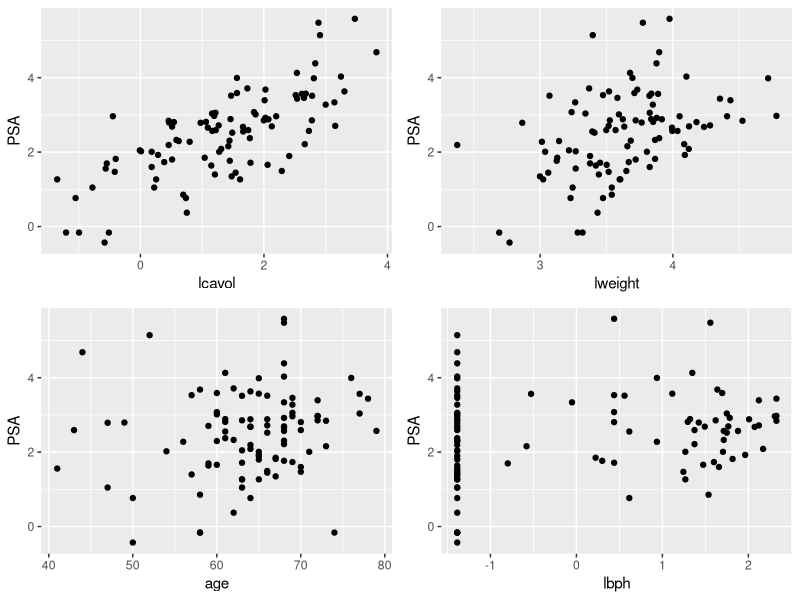
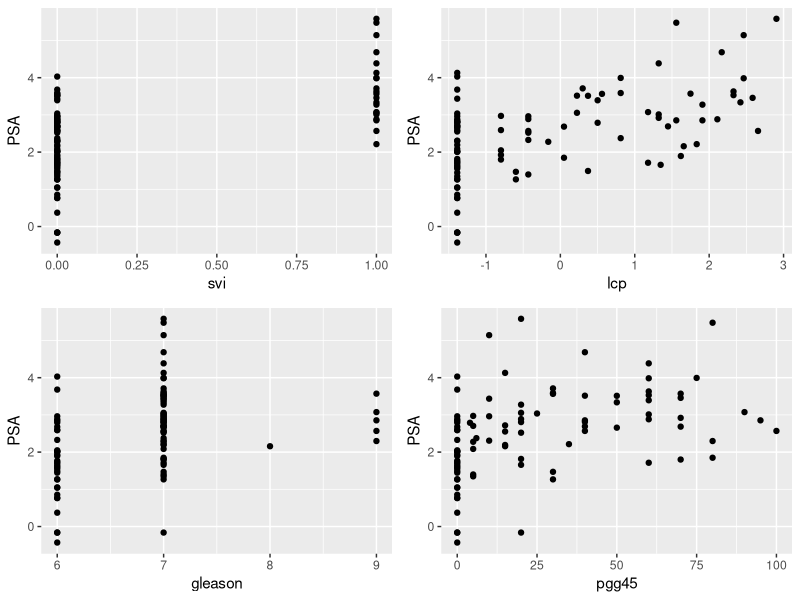
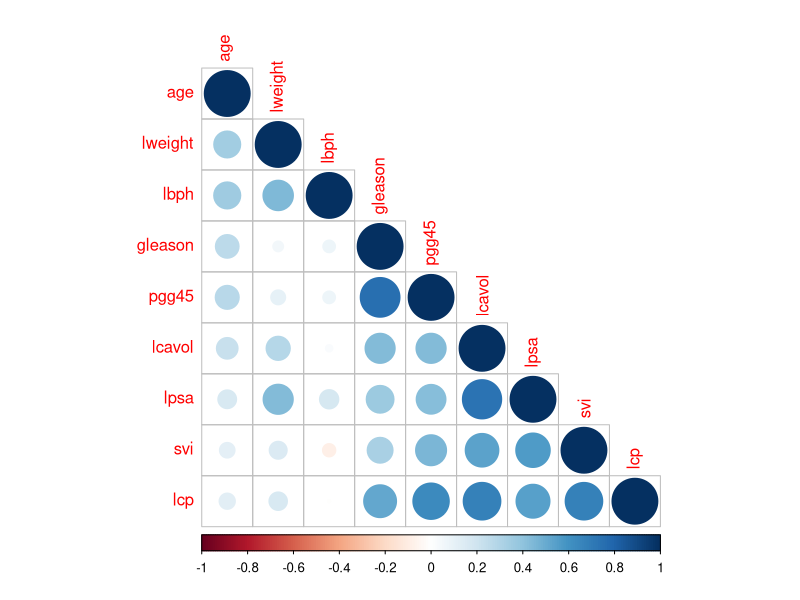
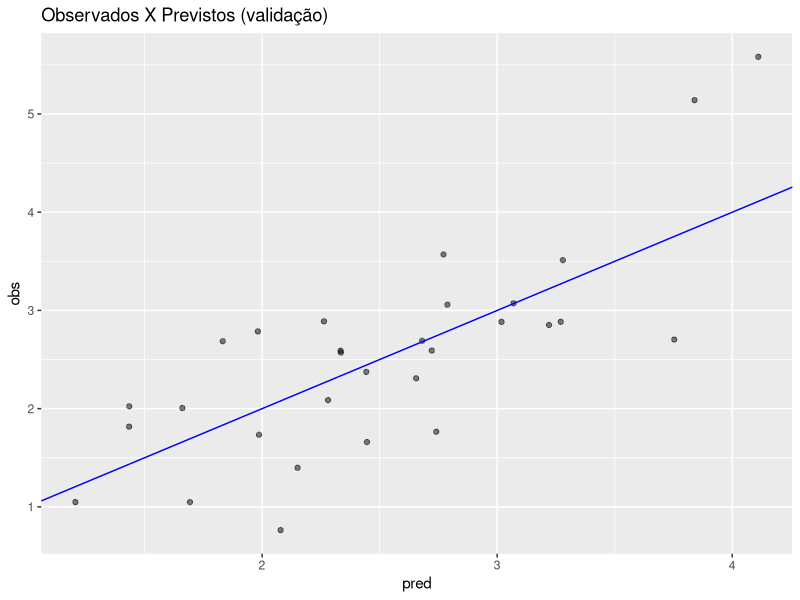
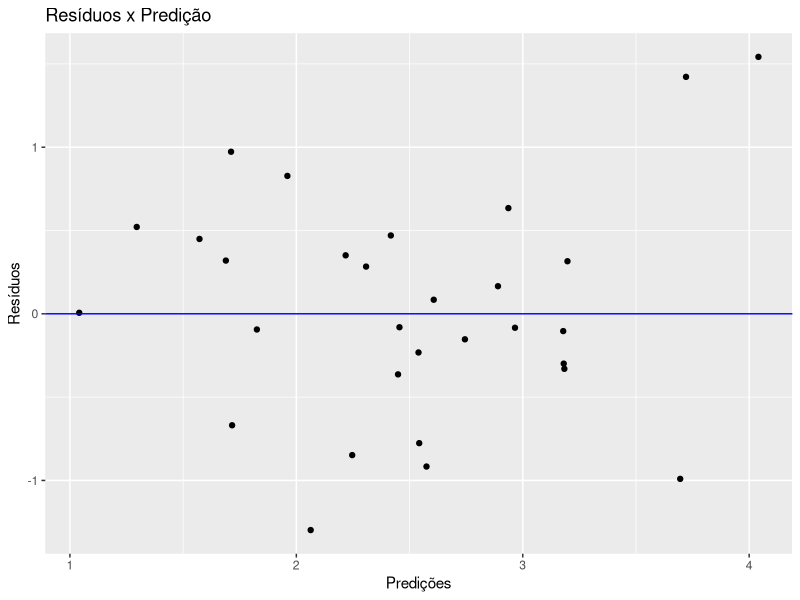

Generate these figures, in order, with R:
## ---- chunk 1
knitr::opts_chunk$set(echo = TRUE)
#Bibliotecas Usadas
library(gmodels)
library(ggplot2)
library(gridExtra)
library(corrplot)
library(dplyr)
library(caret)
## ---- chunk 2

dados <- read.table("dados.txt", header=T, dec=".")

summary(dados)

## ---- chunk 3

#dados de treino
dados_treino <- filter(dados, train == TRUE)

#dados de teste
dados_teste <- filter(dados, train == FALSE)

## ---- chunk 4

#Criando gráficos
plot_vol <- qplot(dados$lcavol, dados$lpsa, xlab = "lcavol", ylab ="PSA")
plot_weight <- qplot(dados$lweight, dados$lpsa, xlab = "lweight", ylab ="PSA")
plot_age <- qplot(dados$age, dados$lpsa, xlab = "age", ylab ="PSA")
plot_bph <- qplot(dados$lbph, dados$lpsa, xlab = "lbph", ylab ="PSA")
plot_svi <- qplot(dados$svi, dados$lpsa, xlab = "svi", ylab ="PSA")
plot_cp <- qplot(dados$lcp, dados$lpsa, xlab = "lcp", ylab ="PSA")
plot_gleason <- qplot(dados$gleason, dados$lpsa, xlab = "gleason", ylab ="PSA")
plot_pgg45 <- qplot(dados$pgg45, dados$lpsa, xlab = "pgg45", ylab ="PSA")

#Plotando quatro deles
grid.arrange(plot_vol, plot_weight, plot_age, plot_bph, ncol=2, nrow=2)

#Plotando quatro deles 
grid.arrange(plot_svi, plot_cp, plot_gleason, plot_pgg45, ncol=2, nrow=2)

## ---- chunk 5

nums <- sapply(dados, is.numeric)
cor(dados[,nums])

## ---- chunk 6

correlations <- cor(dados[,nums])
corrplot(correlations, order="hclust", type="lower")

## ---- chunk 7

#definindo variáveis
volume <- dados_treino$lcavol
invasao <- dados_treino$svi
penetracao <- dados_treino$lcp
psa <- dados_treino$lpsa

#obtendo a regressão linear
reg_linear <- lm(lpsa ~ lcavol+svi+lcp, data = dados_treino)

#sumário do modelo
summary(reg_linear)

## ---- chunk 8

#predições
predicoes <- predict(reg_linear, select(dados_teste,lcavol, svi, lcp))

#dataframe com as predições
lm_predicoes <- data.frame(pred = predicoes, obs = dados_teste$lpsa)

## ---- chunk 9

ggplot(lm_predicoes, aes(x = pred, y = obs)) + geom_point(alpha = 0.5, position = position_jitter(width=0.2)) + geom_abline(colour = "blue") + ggtitle("Observados X Previstos (validação)")

## ---- chunk 10

#resíduos
residuos = dados_teste$lpsa - predicoes

## ---- chunk 11

qplot(predicoes, residuos, ylab = "Resíduos", xlab = "Predições") +
  geom_hline(yintercept = 0, color='blue') + ggtitle("Resíduos x Predição")

## ---- chunk 12

#mean squared error
RMSE(predicoes, dados_teste$lpsa)
